Frame 1 (no input): blank canvas, image omitted
Frame 60 (the mouse pressed at the canvas centre just before this capture): blank canvas, image omitted
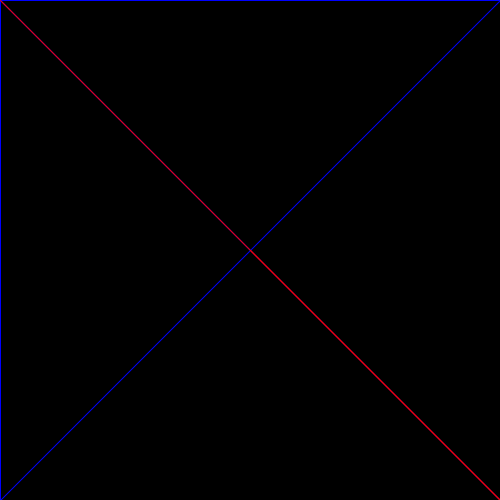
Frame 120 (the mouse held since frame 60 and released just before this capture)

The Processing sketch whose frames 1 and 60 were blank and that drew this single picture after the mouse press (run headless with seeded random() and noise(); from frame 60 on, the mouse is pressed at the canvas centre):

// Processing sketch: tapper
// ── tapper.pde
float scale = 10;

void setup()
{
  size(500, 500);
  
  // strokeWeight(displayHeight*0.01);
  orientation(PORTRAIT);
}

void draw()
{
  background(0);
  stroke(0, 0, 255);
  line(mouseX, mouseY, mouseX-mouseY, mouseX-mouseY);
  line(mouseX, mouseY, mouseX+mouseY, mouseX-mouseY);
  line(mouseX, mouseY, mouseX+mouseY, mouseX+mouseY);
  line(mouseX, mouseY, mouseX-mouseY, mouseX+mouseY);
  
  line(mouseX+mouseY, mouseX+mouseY, mouseX-mouseY, mouseX+mouseY);
  line(mouseX-mouseY, mouseX-mouseY, mouseX+mouseY, mouseX-mouseY);
  line(mouseX-mouseY, mouseX-mouseY, mouseX-mouseY, mouseX+mouseY);
  line(mouseX+mouseY, mouseX-mouseY, mouseX+mouseY, mouseX+mouseY);
  
  stroke(255, 0, 0);
  
  line(mouseX*2, mouseY*2, mouseX-mouseY, mouseX-mouseY);
  line(mouseX*2, mouseY*2, mouseX+mouseY, mouseX-mouseY);
  line(mouseX*2, mouseY*2, mouseX+mouseY, mouseX+mouseY);
  line(mouseX*2, mouseY*2, mouseX-mouseY, mouseX+mouseY);
  
  line(mouseX, mouseY, mouseX*2, mouseY*2);
}
